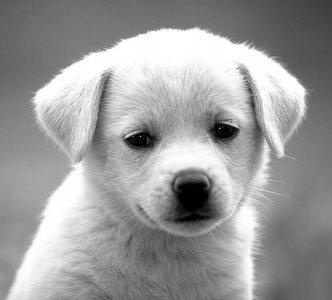
#> input picture sample_1channel.jpg, 332 x 300 px
$ jupyter execute 'Image processing  - Lab1.ipynb'
#> lines starting #> are read from the running program, lines starting #| are printed output that depends on the picture
<div style="text-align: right;">
    <strong>Author:</strong> Mizanu Zelalem Degu  <br>
    <strong>Institution:</strong> Jimma University Institute of Technology  <br>
    Image Processing - lab 1
</div>

<a href='https://colab.research.google.com/github.com/mizgithub/Image-processing-lab-exercises/blob/main/Image processing  - Lab1.ipynb' target='_blank'></a>

# Lab 1: Image Processing Fundamentals

Loading an image is the first step in any image processing pipeline. Digital images are stored as arrays of pixel values. Pillow (PIL) and OpenCV are two popular libraries for image handling.

Pillow: Primarily handles images in RGB format

OpenCV: Uses BGR format by default for color images

[cell 1]
# Using Pillow
from PIL import Image
import numpy as np

# Load image with Pillow
pil_img = Image.open('sample_1channel.jpg')
#> pil_img is the input picture: PIL image 332x300 L; min 0, max 255, mean 155.7
print("Pillow image mode:", pil_img.mode)
#| Pillow image mode: L

# Using OpenCV
import cv2

# Load image with OpenCV (bu default opencv interpret an image as 3-channel. thus specify the scale of the image)
cv_img = cv2.imread('sample_1channel.jpg',cv2.IMREAD_GRAYSCALE)
print("OpenCV image shape:", cv_img.shape)
#| OpenCV image shape: (300, 332)

# Convert between formats
# OpenCV to Pillow
cv_to_pil = Image.fromarray(cv2.cvtColor(cv_img, cv2.COLOR_BGR2RGB))
# Pillow to OpenCV
pil_to_cv = cv2.cvtColor(np.array(pil_img), cv2.COLOR_RGB2BGR)

## 1.2 Displaying an Image

### 1.2.1 Plotting an Image as a Surface

Images can be visualized as 3D surfaces where x,y coordinates represent pixel positions and z-axis represents intensity values. This helps understand intensity variations.

[cell 2]
import matplotlib.pyplot as plt
from mpl_toolkits.mplot3d import Axes3D

cv_img = cv2.imread('sample_1channel.jpg',cv2.IMREAD_GRAYSCALE)

h, w = cv_img.shape
#> h = 300; w = 332

# Create grid
x = np.arange(0, w, 1)
#> x = 332 values from 0 to 331
y = np.arange(0, h, 1)
#> y = 300 values from 0 to 299
x, y = np.meshgrid(x, y)

# Plot
fig = plt.figure(figsize=(10, 7))
ax = fig.add_subplot(111, projection='3d')
ax.plot_surface(x, y, cv_img, cmap='gray')
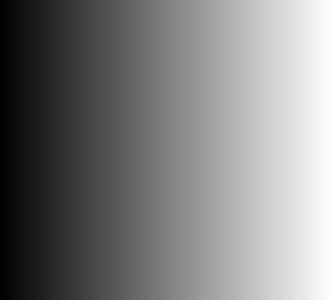
#> x: shape (300, 332) int64; min 0, max 331, mean 165.5; drawn with min black and max white
ax.set_title('Image as Surface Plot')
ax.set_xlabel('X (width)')
ax.set_ylabel('Y (height)')
ax.set_zlabel('Intensity')
plt.show()
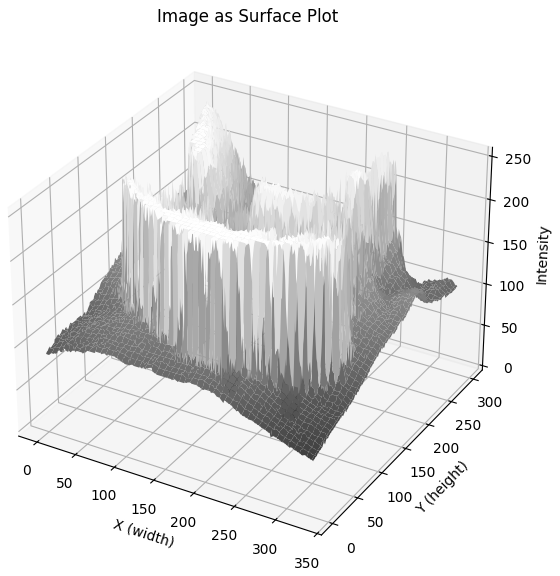
#> figure drawn by matplotlib, 1 panel

### 1.2.2 Plotting an Image as a 2D Tensor

Images are fundamentally 2D (grayscale) or 3D (color) tensors. Visualizing them as matrices helps understand their numerical representation.

[cell 3]
gray_img = cv2.imread('sample_1channel.jpg',cv2.IMREAD_GRAYSCALE)

plt.figure(figsize=(10, 6))
plt.imshow(gray_img, cmap='gray')
plt.title('Image as 2D Tensor')
plt.colorbar(label='Pixel Intensity')
plt.show()
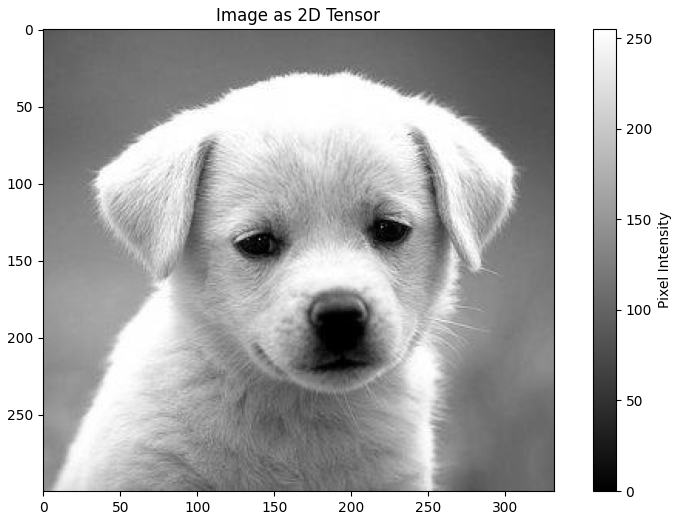
#> figure drawn by matplotlib, 2 panels

### 1.2.3 Printing an Image as a 2D Array

Digital images are stored as arrays. Examining these values helps understand how image processing operations modify pixel values.

[cell 4]
# Display a small portion (10x10 pixels) of the image array
gray_img = cv2.imread('sample_1channel.jpg',cv2.IMREAD_GRAYSCALE)

print("Image array (10x10 sample):")
print(gray_img[:10, :10])
#| [[89 88 88 88 88 89 90 91 91 91]
#|  [89 89 88 88 89 90 90 91 91 91]
#|  [90 89 89 89 89 90 91 92 92 92]
#|  [90 90 90 90 90 91 92 92 93 93]
#|  [91 91 90 90 91 92 93 93 93 94]
#|  [92 92 91 91 92 92 93 94 94 94]
#|  [93 92 92 92 92 93 94 95 95 95]
#|  [93 93 92 92 92 93 94 95 95 95]
#|  [91 91 92 93 94 94 95 95 95 95]
#|  [91 91 92 93 94 94 95 95 96 96]]

## 1.3 Basic Intensity Transformation Functions

### 1.3.1 Negative Image

The negative of an image is obtained by subtracting each pixel value from the maximum intensity value (L-1 for L intensity levels):

s = (L-1) - r

Where:

r = input pixel value

s = output pixel value

L = maximum intensity value (typically 255 for 8-bit images)

[cell 5]
gray_img = cv2.imread('sample_1channel.jpg',cv2.IMREAD_GRAYSCALE)

def negative_image(image):
    return 255 - image
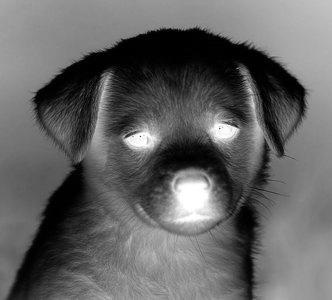
#> returned value: shape (300, 332); min 0, max 255, mean 99.3

neg_img = negative_image(gray_img)

plt.figure(figsize=(10, 5))
plt.subplot(121), plt.imshow(gray_img, cmap='gray'), plt.title('Original')
plt.subplot(122), plt.imshow(neg_img, cmap='gray'), plt.title('Negative')
plt.show()

### 1.3.2 Log Transform and Inverse Log Transform

Log transform compresses high intensity values while expanding low ones, useful for images with large dynamic range.

Log transform: s = c * log(1 + r)
Inverse log (exponential) transform: s = c * (exp(r) - 1)

Where c is a scaling constant.

[cell 6]
def log_transform(image, c=1):
    # Add 1 to avoid log(0)
#> called with c = 3
    return c * np.log1p(image)
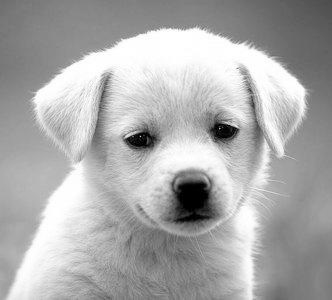
#> returned value: shape (300, 332) float64; min 0, max 2.08, mean 1.4; drawn with min black and max white

def inv_log_transform(image, c=1):
#> called with c = 3
    return c * (np.exp(image) - 1)
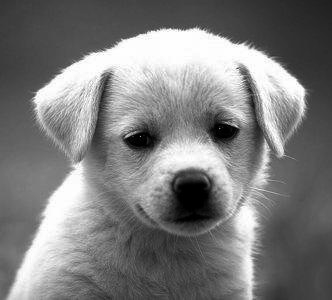
#> returned value: shape (300, 332) float64; min 0, max 21, mean 10.3; drawn with min black and max white


gray_img = cv2.imread('sample_1channel.jpg',cv2.IMREAD_GRAYSCALE)
# Normalize image to [0,1] before log transform
norm_img = gray_img / 255.0
log_img = log_transform(norm_img, c=3)
inv_log_img = inv_log_transform(log_img, c=3)

plt.figure(figsize=(15, 5))
plt.subplot(131), plt.imshow(norm_img, cmap='gray'), plt.title('Original')
plt.subplot(132), plt.imshow(log_img, cmap='gray'), plt.title('Log Transform')
plt.subplot(133), plt.imshow(inv_log_img, cmap='gray'), plt.title('Inverse Log Transform')
plt.show()

### 1.3.3 Gamma Transform

Gamma correction adjusts image brightness non-linearly according to:

s = c * r^γ

Where:

γ < 1: enhances dark regions

γ > 1: enhances bright regions

c is a scaling constant

[cell 7]
def gamma_transform(image, gamma=1.0, c=1):
#> called with gamma = 0.5, c = 1
    return c * np.power(image, gamma)
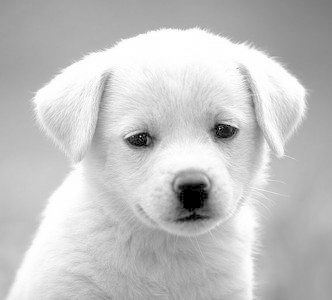
#> returned value: shape (300, 332) float64; min 0, max 1, mean 0.766


gray_img = cv2.imread('sample_1channel.jpg',cv2.IMREAD_GRAYSCALE)
# Normalize image to [0,1] before log transform
norm_img = gray_img / 255.0
# Apply different gamma values
gamma_05 = gamma_transform(norm_img, gamma=0.5)
gamma_10 = gamma_transform(norm_img, gamma=1.0)
gamma_15 = gamma_transform(norm_img, gamma=1.5)

plt.figure(figsize=(15, 5))
plt.subplot(131), plt.imshow(gamma_05, cmap='gray'), plt.title('γ = 0.5')
plt.subplot(132), plt.imshow(gamma_10, cmap='gray'), plt.title('γ = 1.0')
plt.subplot(133), plt.imshow(gamma_15, cmap='gray'), plt.title('γ = 1.5')
plt.show()

$ run again, with reference_image.jpg copied over sample_1channel.jpg
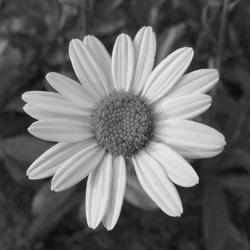
#> input picture reference_image.jpg, 250 x 250 px
#> pil_img is the input picture: PIL image 250x250 L; min 1, max 244, mean 102.8
#| Pillow image mode: L
#| OpenCV image shape: (250, 250)
#> `plt.show()`:
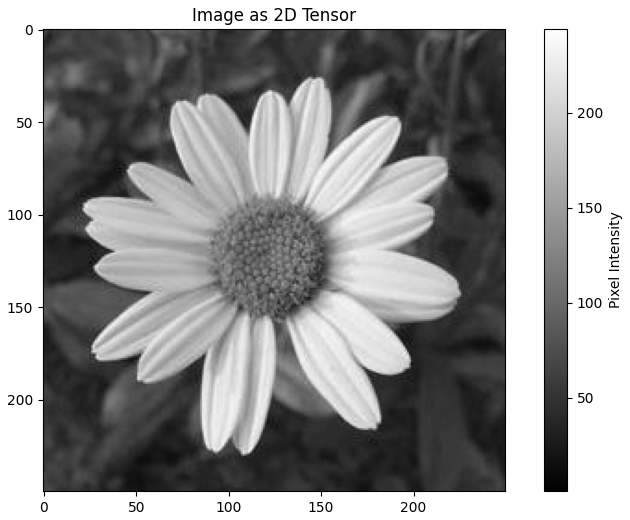
#> figure drawn by matplotlib, 2 panels
#| [[70 70 63 52 50 56 59 57 58 59]
#|  [70 67 57 47 47 54 58 56 57 59]
#|  [69 61 48 39 42 51 55 54 57 58]
#|  [66 54 39 33 39 49 54 54 58 60]
#|  [60 48 34 32 39 48 54 56 60 62]
#|  [53 42 34 36 43 50 56 60 64 66]
#> (further printed lines are left out)
#> in gamma_transform, `return c * np.power(image, gamma)`:
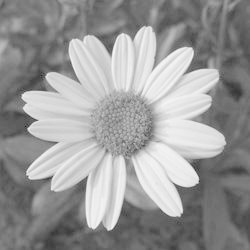
#> returned value: shape (250, 250) float64; min 0.0626, max 0.978, mean 0.601
